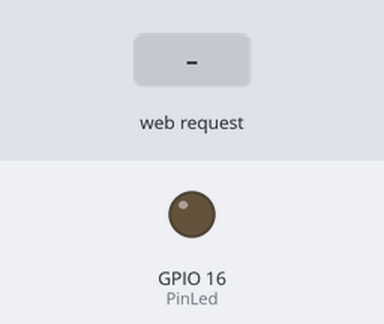
Bench run of a sketch on a simulated ESP8266 (NodeMCU). On the bench: output pins drawn as LEDs (lit = HIGH). The inputs (shaded band) are chosen by the test bench. WiFi joins after 1.5 s; servers stay silent unless stated; storage starts empty; what the sketch prints to the serial monitor is not drawn.

Above: at 2.7 s.
2.8 s: HTTP request GET /ledstate received
At 3.6 s:
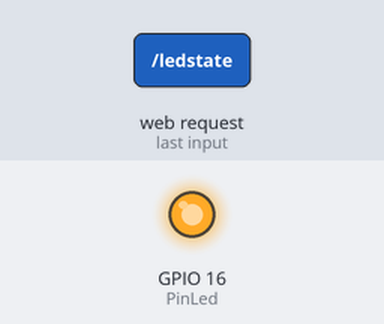
4.3 s: HTTP request GET / received
Timing chart, 0 to 7.3 s (numbered marks = the images above; inputs shaded):
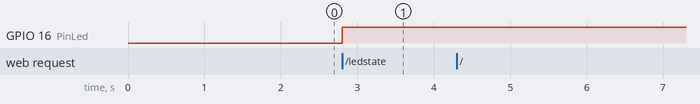

Measured:
- after the input at 2.8 s, GPIO 16 (PinLed): LOW → HIGH at once
- after the input at 4.3 s, every drawn part: stays the same

The sketch:

ESP8266_SPIFFS_SaveFilesToSPIFFS_FlashMemory.ino
```cpp
#include <ESP8266WiFi.h>
#include <ESP8266WebServer.h>
#include <FS.h>

ESP8266WebServer server;
uint8_t PinLed = 16;
const char* Ssid = "TechMMakers";
const char* Password = "!nn0vationFactory";

void setup()
{
  SPIFFS.begin();
  pinMode(PinLed, OUTPUT);
  WiFi.begin(Ssid,Password);
  Serial.begin(115200);
  while(WiFi.status()!=WL_CONNECTED)
  {
    Serial.print(".");
    delay(500);
  }
  Serial.println("");
  Serial.print("IP Address: ");
  Serial.println(WiFi.localIP());

//  server.on("/",[](){server.send_P(200,"text/html", webpage);});
  server.on("/", serveIndexFile);
  server.on("/ledstate",getLEDState);
  server.begin();
}

void loop()
{
  server.handleClient();
}

void serveIndexFile()
{
  File file = SPIFFS.open("/index.html","r");
  server.streamFile(file, "text/html");
  file.close();
  Serial.println("HTML file is Served");
}

void toggleLED()
{
  digitalWrite(PinLed,!digitalRead(PinLed));
}

void getLEDState()
{
  toggleLED();
  String led_state = digitalRead(PinLed) ? "ON" : "OFF";
  server.send(200,"text/plain", led_state);
}
```
